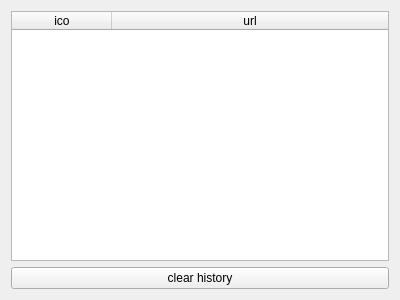
<?xml version="1.0" encoding="UTF-8"?>
<ui version="4.0">
 <class>chronos</class>
 <widget class="QWidget" name="chronos">
  <property name="geometry">
   <rect>
    <x>0</x>
    <y>0</y>
    <width>400</width>
    <height>300</height>
   </rect>
  </property>
  <property name="windowTitle">
   <string>Chronos</string>
  </property>
  <property name="windowIcon">
   <iconset>
    <normaloff>ico/rinnegan.png</normaloff>ico/rinnegan.png</iconset>
  </property>
  <layout class="QGridLayout" name="gridLayout">
   <item row="1" column="0">
    <layout class="QHBoxLayout" name="horizontalLayout">
     <item>
      <widget class="QPushButton" name="pushButton_2">
       <property name="text">
        <string>clear history</string>
       </property>
      </widget>
     </item>
    </layout>
   </item>
   <item row="0" column="0">
    <widget class="QTableWidget" name="tableWidget">
     <property name="autoFillBackground">
      <bool>true</bool>
     </property>
     <property name="horizontalScrollBarPolicy">
      <enum>Qt::ScrollBarAlwaysOff</enum>
     </property>
     <property name="editTriggers">
      <set>QAbstractItemView::NoEditTriggers</set>
     </property>
     <property name="dragDropOverwriteMode">
      <bool>false</bool>
     </property>
     <property name="selectionBehavior">
      <enum>QAbstractItemView::SelectRows</enum>
     </property>
     <property name="showGrid">
      <bool>true</bool>
     </property>
     <property name="gridStyle">
      <enum>Qt::SolidLine</enum>
     </property>
     <property name="wordWrap">
      <bool>false</bool>
     </property>
     <property name="cornerButtonEnabled">
      <bool>false</bool>
     </property>
     <attribute name="horizontalHeaderMinimumSectionSize">
      <number>20</number>
     </attribute>
     <attribute name="horizontalHeaderStretchLastSection">
      <bool>true</bool>
     </attribute>
     <column>
      <property name="text">
       <string>ico</string>
      </property>
     </column>
     <column>
      <property name="text">
       <string>url</string>
      </property>
     </column>
    </widget>
   </item>
  </layout>
 </widget>
 <resources/>
 <connections>
  <connection>
   <sender>pushButton_2</sender>
   <signal>clicked()</signal>
   <receiver>chronos</receiver>
   <slot>chrono_clearHistory()</slot>
   <hints>
    <hint type="sourcelabel">
     <x>325</x>
     <y>283</y>
    </hint>
    <hint type="destinationlabel">
     <x>199</x>
     <y>266</y>
    </hint>
   </hints>
  </connection>
  <connection>
   <sender>tableWidget</sender>
   <signal>cellDoubleClicked(int,int)</signal>
   <receiver>chronos</receiver>
   <slot>chrono_open()</slot>
   <hints>
    <hint type="sourcelabel">
     <x>380</x>
     <y>94</y>
    </hint>
    <hint type="destinationlabel">
     <x>397</x>
     <y>107</y>
    </hint>
   </hints>
  </connection>
 </connections>
 <slots>
  <slot>chrono_clearHistory()</slot>
  <slot>chrono_open()</slot>
 </slots>
</ui>
